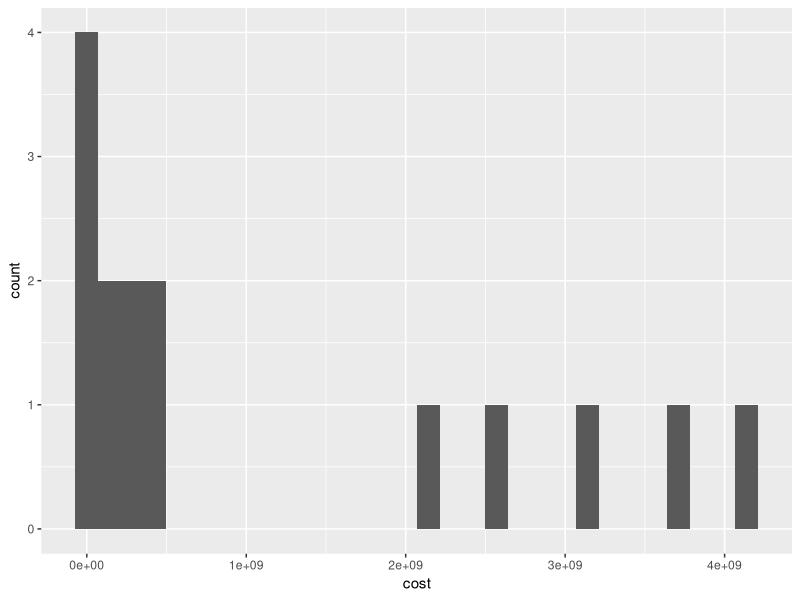
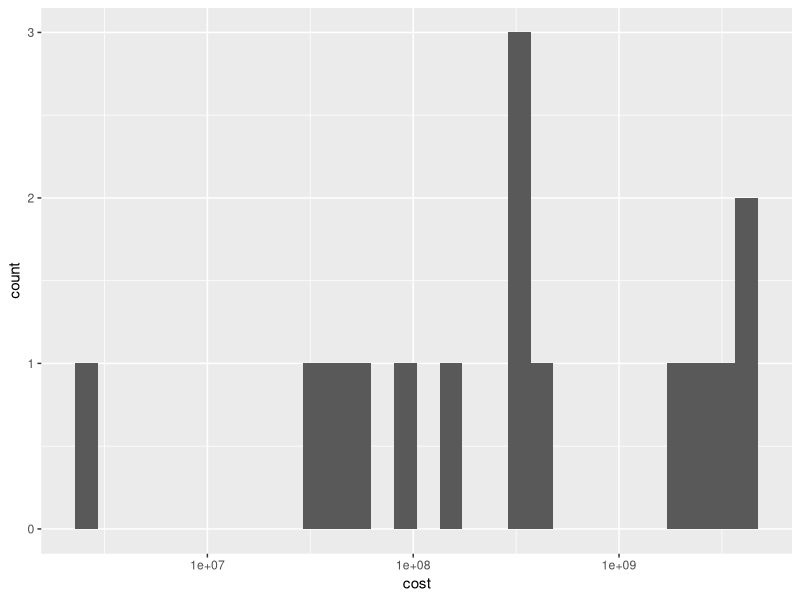
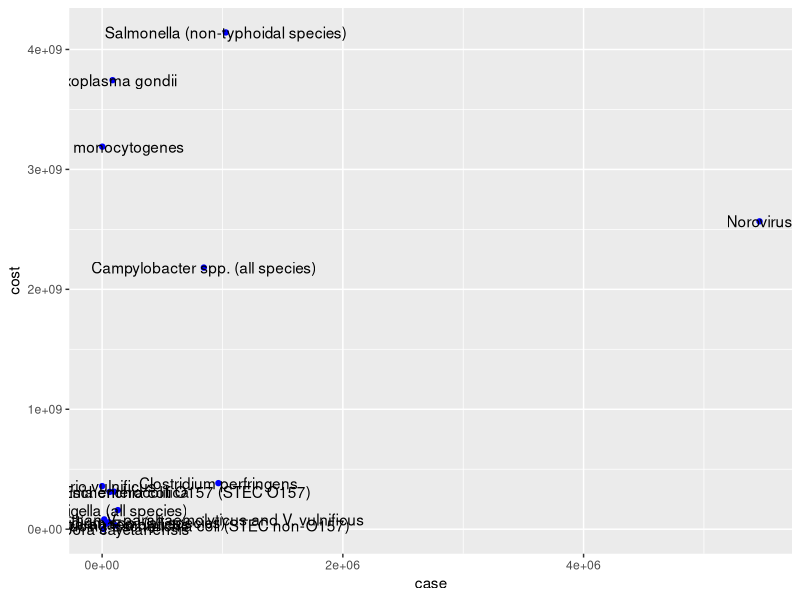
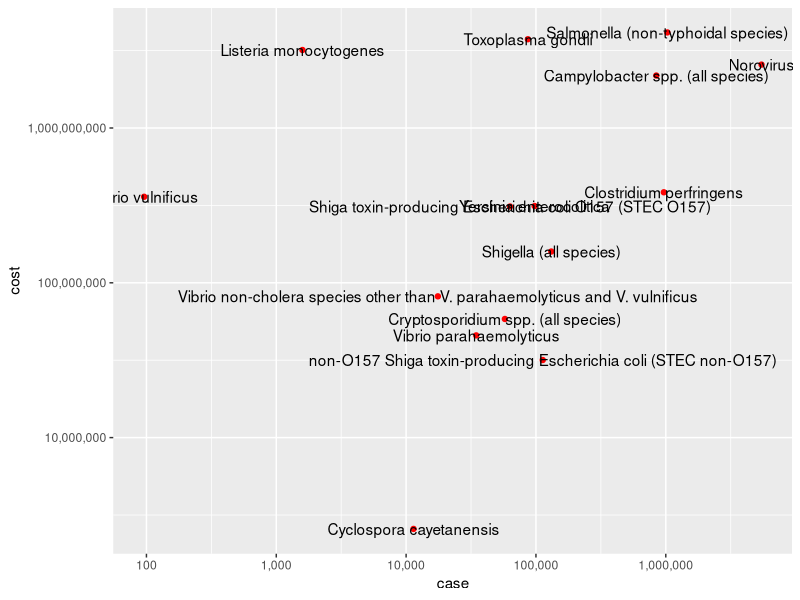
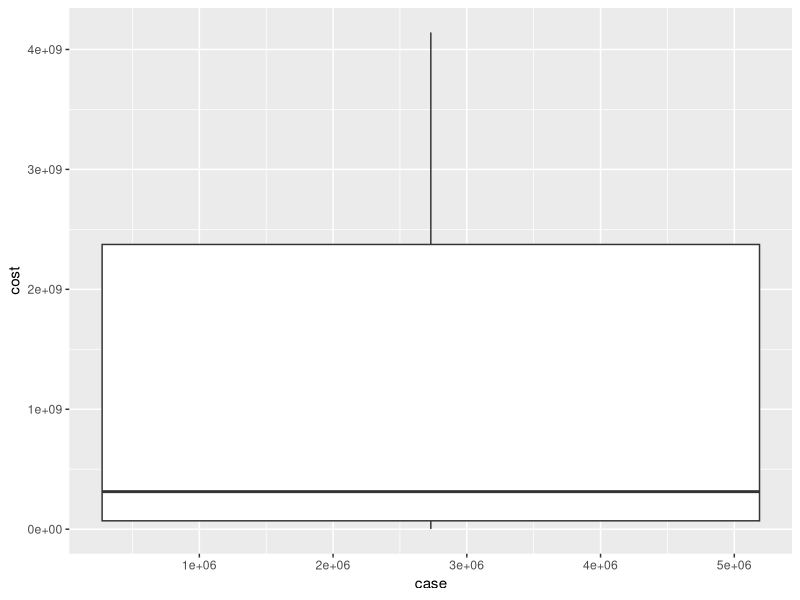

Write R code to recreate these figures, in order.
## ---- chunk 1
#| label: setup
#| warning: false

library(tidyverse)
library(ggplot2)

knitr::opts_chunk$set(echo = TRUE)
## ---- chunk 2
library(readxl)

#reading Total_cost_for_top_15_pathogens_2018 csv data
cost_of_illness_data <- read_excel("_data/Total_cost_for_top_15_pathogens_2018.xlsx")

#The data shows the cost associated with foodborne diseases in 2018 for top 15 foodborne pathogens causing the disease.

#extracting all the column names
colnames(cost_of_illness_data)

#Changing the column names to make it more informative and effective
colnames(cost_of_illness_data)[1] ="pathogens"
colnames(cost_of_illness_data)[2] ="case"
colnames(cost_of_illness_data)[3] ="cost"
colnames(cost_of_illness_data)

#Reading the dataset, shows that there are a lot of rows which don't contain any values or are NA, so, I am removing those rows. The last row is the total of the 15 pathogens, so we can remove that as well. 

cost_of_illness_data<- na.omit(cost_of_illness_data)
cost_of_illness_data<- cost_of_illness_data[-16,]

# Making the values numeric so that it can be plotted
cost_of_illness_data$case<-as.numeric(cost_of_illness_data$case)
cost_of_illness_data$cost<-as.numeric(cost_of_illness_data$cost)
cost_of_illness_data

#Univariate Visualizations - Using the cost columns
ggplot(cost_of_illness_data, aes(x=cost)) +
  geom_histogram()

ggplot(cost_of_illness_data, aes(x=cost)) +
  geom_histogram()+
  scale_x_continuous(trans = "log10")

# Bivariate Visualization 
#x axis - number of cases, y axis - estimated costs, the points denotes the pathogens associated with it 
ggplot(cost_of_illness_data, aes(case,cost,label=pathogens)) + 
  geom_point(color="blue")+
  geom_text()
ggplot(cost_of_illness_data, aes(x=case, y=cost, label=pathogens)) +
  geom_point(color = "red")+
  scale_x_continuous(trans = "log10", labels = scales::comma)+
  scale_y_continuous(trans = "log10", labels = scales::comma)+
  geom_text()
ggplot(cost_of_illness_data, aes(case, cost)) + geom_boxplot()
